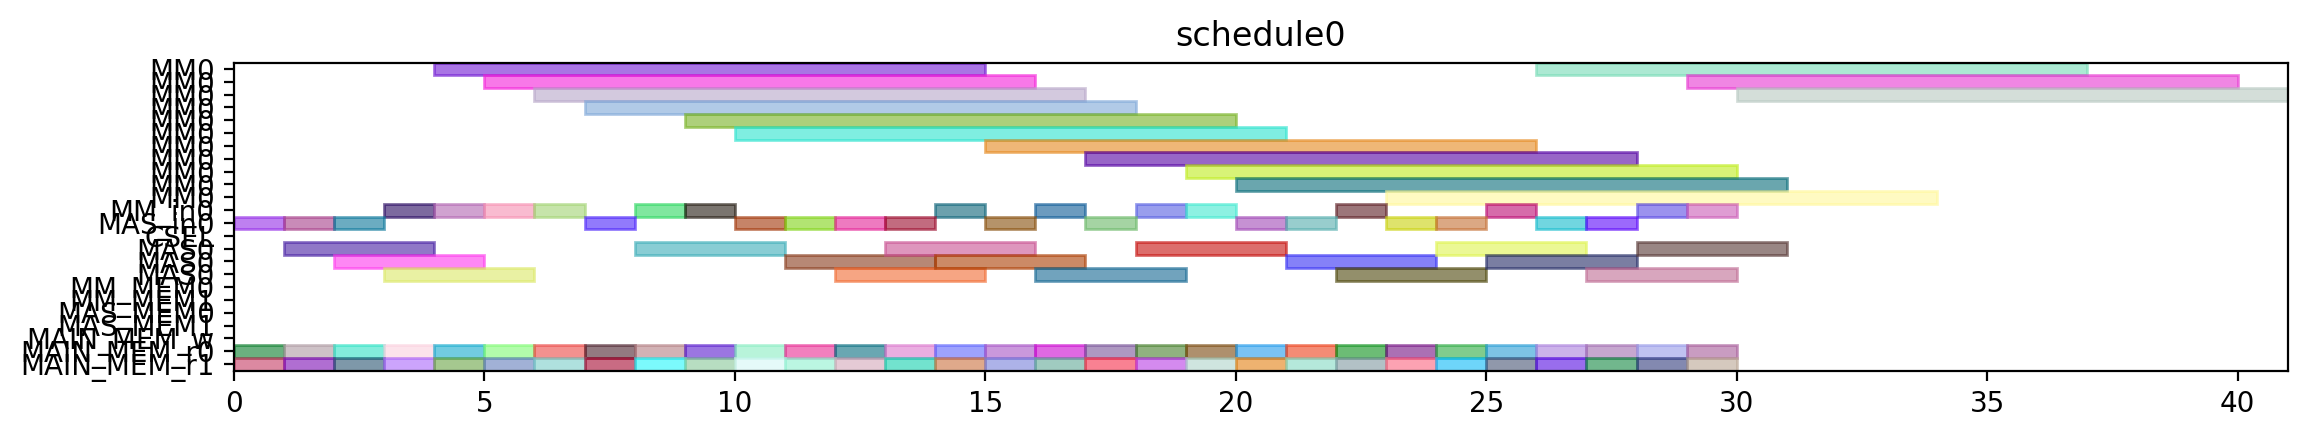

Recreate this plot in Python.
from pyschedule import Scenario, solvers, plotters, alt


def solve():
	horizon = 120
	S = Scenario("schedule0", horizon=horizon)

	# resource
	MM = S.Resources('MM', num=1, size=11)
	MM_in = S.Resources('MM_in', num=1)
	MAS_in = S.Resources('MAS_in', num=1)
	CSEL = S.Resource('CSEL')
	MAS = S.Resources('MAS', num=1, size=3, periods=range(1, horizon))
	MM_MEM = S.Resources('MM_MEM', num=2)
	MAS_MEM = S.Resources('MAS_MEM', num=2)
	MAIN_MEM_w = S.Resource('MAIN_MEM_w', size=1)
	MAIN_MEM_r = S.Resources('MAIN_MEM_r', num=2)

	# result of previous scheduling

	# new tasks
	t1_t0 = S.Task('t1_t0', length=11, delay_cost=1)
	t1_t0 += alt(MM)
	t1_t0_in = S.Task('t1_t0_in', length=1, delay_cost=1)
	t1_t0_in += alt(MM_in)
	S += t1_t0_in*MM_in[0]<=t1_t0*MM[0]
	t1_t0_mem0 = S.Task('t1_t0_mem0', length=1, delay_cost=1)
	t1_t0_mem0 += MAIN_MEM_r[0]
	S += t1_t0_mem0 <= t1_t0

	t1_t0_mem1 = S.Task('t1_t0_mem1', length=1, delay_cost=1)
	t1_t0_mem1 += MAIN_MEM_r[1]
	S += t1_t0_mem1 <= t1_t0

	t1_t1 = S.Task('t1_t1', length=11, delay_cost=1)
	t1_t1 += alt(MM)
	t1_t1_in = S.Task('t1_t1_in', length=1, delay_cost=1)
	t1_t1_in += alt(MM_in)
	S += t1_t1_in*MM_in[0]<=t1_t1*MM[0]
	t1_t1_mem0 = S.Task('t1_t1_mem0', length=1, delay_cost=1)
	t1_t1_mem0 += MAIN_MEM_r[0]
	S += t1_t1_mem0 <= t1_t1

	t1_t1_mem1 = S.Task('t1_t1_mem1', length=1, delay_cost=1)
	t1_t1_mem1 += MAIN_MEM_r[1]
	S += t1_t1_mem1 <= t1_t1

	t1_t2 = S.Task('t1_t2', length=3, delay_cost=1)
	t1_t2 += alt(MAS)
	t1_t2_in = S.Task('t1_t2_in', length=1, delay_cost=1)
	t1_t2_in += alt(MAS_in)
	S += t1_t2_in*MAS_in[0]<=t1_t2*MAS[0]

	t1_t2_mem0 = S.Task('t1_t2_mem0', length=1, delay_cost=1)
	t1_t2_mem0 += MAIN_MEM_r[0]
	S += t1_t2_mem0 <= t1_t2

	t1_t2_mem1 = S.Task('t1_t2_mem1', length=1, delay_cost=1)
	t1_t2_mem1 += MAIN_MEM_r[1]
	S += t1_t2_mem1 <= t1_t2

	t1_t3 = S.Task('t1_t3', length=3, delay_cost=1)
	t1_t3 += alt(MAS)
	t1_t3_in = S.Task('t1_t3_in', length=1, delay_cost=1)
	t1_t3_in += alt(MAS_in)
	S += t1_t3_in*MAS_in[0]<=t1_t3*MAS[0]

	t1_t3_mem0 = S.Task('t1_t3_mem0', length=1, delay_cost=1)
	t1_t3_mem0 += MAIN_MEM_r[0]
	S += t1_t3_mem0 <= t1_t3

	t1_t3_mem1 = S.Task('t1_t3_mem1', length=1, delay_cost=1)
	t1_t3_mem1 += MAIN_MEM_r[1]
	S += t1_t3_mem1 <= t1_t3

	t2_t0 = S.Task('t2_t0', length=11, delay_cost=1)
	t2_t0 += alt(MM)
	t2_t0_in = S.Task('t2_t0_in', length=1, delay_cost=1)
	t2_t0_in += alt(MM_in)
	S += t2_t0_in*MM_in[0]<=t2_t0*MM[0]
	t2_t0_mem0 = S.Task('t2_t0_mem0', length=1, delay_cost=1)
	t2_t0_mem0 += MAIN_MEM_r[0]
	S += t2_t0_mem0 <= t2_t0

	t2_t0_mem1 = S.Task('t2_t0_mem1', length=1, delay_cost=1)
	t2_t0_mem1 += MAIN_MEM_r[1]
	S += t2_t0_mem1 <= t2_t0

	t2_t1 = S.Task('t2_t1', length=11, delay_cost=1)
	t2_t1 += alt(MM)
	t2_t1_in = S.Task('t2_t1_in', length=1, delay_cost=1)
	t2_t1_in += alt(MM_in)
	S += t2_t1_in*MM_in[0]<=t2_t1*MM[0]
	t2_t1_mem0 = S.Task('t2_t1_mem0', length=1, delay_cost=1)
	t2_t1_mem0 += MAIN_MEM_r[0]
	S += t2_t1_mem0 <= t2_t1

	t2_t1_mem1 = S.Task('t2_t1_mem1', length=1, delay_cost=1)
	t2_t1_mem1 += MAIN_MEM_r[1]
	S += t2_t1_mem1 <= t2_t1

	t2_t2 = S.Task('t2_t2', length=3, delay_cost=1)
	t2_t2 += alt(MAS)
	t2_t2_in = S.Task('t2_t2_in', length=1, delay_cost=1)
	t2_t2_in += alt(MAS_in)
	S += t2_t2_in*MAS_in[0]<=t2_t2*MAS[0]

	t2_t2_mem0 = S.Task('t2_t2_mem0', length=1, delay_cost=1)
	t2_t2_mem0 += MAIN_MEM_r[0]
	S += t2_t2_mem0 <= t2_t2

	t2_t2_mem1 = S.Task('t2_t2_mem1', length=1, delay_cost=1)
	t2_t2_mem1 += MAIN_MEM_r[1]
	S += t2_t2_mem1 <= t2_t2

	t2_t3 = S.Task('t2_t3', length=3, delay_cost=1)
	t2_t3 += alt(MAS)
	t2_t3_in = S.Task('t2_t3_in', length=1, delay_cost=1)
	t2_t3_in += alt(MAS_in)
	S += t2_t3_in*MAS_in[0]<=t2_t3*MAS[0]

	t2_t3_mem0 = S.Task('t2_t3_mem0', length=1, delay_cost=1)
	t2_t3_mem0 += MAIN_MEM_r[0]
	S += t2_t3_mem0 <= t2_t3

	t2_t3_mem1 = S.Task('t2_t3_mem1', length=1, delay_cost=1)
	t2_t3_mem1 += MAIN_MEM_r[1]
	S += t2_t3_mem1 <= t2_t3

	t0_t0 = S.Task('t0_t0', length=11, delay_cost=1)
	t0_t0 += alt(MM)
	t0_t0_in = S.Task('t0_t0_in', length=1, delay_cost=1)
	t0_t0_in += alt(MM_in)
	S += t0_t0_in*MM_in[0]<=t0_t0*MM[0]
	t0_t0_mem0 = S.Task('t0_t0_mem0', length=1, delay_cost=1)
	t0_t0_mem0 += MAIN_MEM_r[0]
	S += t0_t0_mem0 <= t0_t0

	t0_t0_mem1 = S.Task('t0_t0_mem1', length=1, delay_cost=1)
	t0_t0_mem1 += MAIN_MEM_r[1]
	S += t0_t0_mem1 <= t0_t0

	t0_t1 = S.Task('t0_t1', length=11, delay_cost=1)
	t0_t1 += alt(MM)
	t0_t1_in = S.Task('t0_t1_in', length=1, delay_cost=1)
	t0_t1_in += alt(MM_in)
	S += t0_t1_in*MM_in[0]<=t0_t1*MM[0]
	t0_t1_mem0 = S.Task('t0_t1_mem0', length=1, delay_cost=1)
	t0_t1_mem0 += MAIN_MEM_r[0]
	S += t0_t1_mem0 <= t0_t1

	t0_t1_mem1 = S.Task('t0_t1_mem1', length=1, delay_cost=1)
	t0_t1_mem1 += MAIN_MEM_r[1]
	S += t0_t1_mem1 <= t0_t1

	t0_t2 = S.Task('t0_t2', length=3, delay_cost=1)
	t0_t2 += alt(MAS)
	t0_t2_in = S.Task('t0_t2_in', length=1, delay_cost=1)
	t0_t2_in += alt(MAS_in)
	S += t0_t2_in*MAS_in[0]<=t0_t2*MAS[0]

	t0_t2_mem0 = S.Task('t0_t2_mem0', length=1, delay_cost=1)
	t0_t2_mem0 += MAIN_MEM_r[0]
	S += t0_t2_mem0 <= t0_t2

	t0_t2_mem1 = S.Task('t0_t2_mem1', length=1, delay_cost=1)
	t0_t2_mem1 += MAIN_MEM_r[1]
	S += t0_t2_mem1 <= t0_t2

	t0_t3 = S.Task('t0_t3', length=3, delay_cost=1)
	t0_t3 += alt(MAS)
	t0_t3_in = S.Task('t0_t3_in', length=1, delay_cost=1)
	t0_t3_in += alt(MAS_in)
	S += t0_t3_in*MAS_in[0]<=t0_t3*MAS[0]

	t0_t3_mem0 = S.Task('t0_t3_mem0', length=1, delay_cost=1)
	t0_t3_mem0 += MAIN_MEM_r[0]
	S += t0_t3_mem0 <= t0_t3

	t0_t3_mem1 = S.Task('t0_t3_mem1', length=1, delay_cost=1)
	t0_t3_mem1 += MAIN_MEM_r[1]
	S += t0_t3_mem1 <= t0_t3

	t4_t0_t0 = S.Task('t4_t0_t0', length=11, delay_cost=1)
	t4_t0_t0 += alt(MM)
	t4_t0_t0_in = S.Task('t4_t0_t0_in', length=1, delay_cost=1)
	t4_t0_t0_in += alt(MM_in)
	S += t4_t0_t0_in*MM_in[0]<=t4_t0_t0*MM[0]
	t4_t0_t0_mem0 = S.Task('t4_t0_t0_mem0', length=1, delay_cost=1)
	t4_t0_t0_mem0 += MAIN_MEM_r[0]
	S += t4_t0_t0_mem0 <= t4_t0_t0

	t4_t0_t0_mem1 = S.Task('t4_t0_t0_mem1', length=1, delay_cost=1)
	t4_t0_t0_mem1 += MAIN_MEM_r[1]
	S += t4_t0_t0_mem1 <= t4_t0_t0

	t4_t0_t1 = S.Task('t4_t0_t1', length=11, delay_cost=1)
	t4_t0_t1 += alt(MM)
	t4_t0_t1_in = S.Task('t4_t0_t1_in', length=1, delay_cost=1)
	t4_t0_t1_in += alt(MM_in)
	S += t4_t0_t1_in*MM_in[0]<=t4_t0_t1*MM[0]
	t4_t0_t1_mem0 = S.Task('t4_t0_t1_mem0', length=1, delay_cost=1)
	t4_t0_t1_mem0 += MAIN_MEM_r[0]
	S += t4_t0_t1_mem0 <= t4_t0_t1

	t4_t0_t1_mem1 = S.Task('t4_t0_t1_mem1', length=1, delay_cost=1)
	t4_t0_t1_mem1 += MAIN_MEM_r[1]
	S += t4_t0_t1_mem1 <= t4_t0_t1

	t4_t0_t2 = S.Task('t4_t0_t2', length=3, delay_cost=1)
	t4_t0_t2 += alt(MAS)
	t4_t0_t2_in = S.Task('t4_t0_t2_in', length=1, delay_cost=1)
	t4_t0_t2_in += alt(MAS_in)
	S += t4_t0_t2_in*MAS_in[0]<=t4_t0_t2*MAS[0]

	t4_t0_t2_mem0 = S.Task('t4_t0_t2_mem0', length=1, delay_cost=1)
	t4_t0_t2_mem0 += MAIN_MEM_r[0]
	S += t4_t0_t2_mem0 <= t4_t0_t2

	t4_t0_t2_mem1 = S.Task('t4_t0_t2_mem1', length=1, delay_cost=1)
	t4_t0_t2_mem1 += MAIN_MEM_r[1]
	S += t4_t0_t2_mem1 <= t4_t0_t2

	t4_t0_t3 = S.Task('t4_t0_t3', length=3, delay_cost=1)
	t4_t0_t3 += alt(MAS)
	t4_t0_t3_in = S.Task('t4_t0_t3_in', length=1, delay_cost=1)
	t4_t0_t3_in += alt(MAS_in)
	S += t4_t0_t3_in*MAS_in[0]<=t4_t0_t3*MAS[0]

	t4_t0_t3_mem0 = S.Task('t4_t0_t3_mem0', length=1, delay_cost=1)
	t4_t0_t3_mem0 += MAIN_MEM_r[0]
	S += t4_t0_t3_mem0 <= t4_t0_t3

	t4_t0_t3_mem1 = S.Task('t4_t0_t3_mem1', length=1, delay_cost=1)
	t4_t0_t3_mem1 += MAIN_MEM_r[1]
	S += t4_t0_t3_mem1 <= t4_t0_t3

	t4_t1_t0 = S.Task('t4_t1_t0', length=11, delay_cost=1)
	t4_t1_t0 += alt(MM)
	t4_t1_t0_in = S.Task('t4_t1_t0_in', length=1, delay_cost=1)
	t4_t1_t0_in += alt(MM_in)
	S += t4_t1_t0_in*MM_in[0]<=t4_t1_t0*MM[0]
	t4_t1_t0_mem0 = S.Task('t4_t1_t0_mem0', length=1, delay_cost=1)
	t4_t1_t0_mem0 += MAIN_MEM_r[0]
	S += t4_t1_t0_mem0 <= t4_t1_t0

	t4_t1_t0_mem1 = S.Task('t4_t1_t0_mem1', length=1, delay_cost=1)
	t4_t1_t0_mem1 += MAIN_MEM_r[1]
	S += t4_t1_t0_mem1 <= t4_t1_t0

	t4_t1_t1 = S.Task('t4_t1_t1', length=11, delay_cost=1)
	t4_t1_t1 += alt(MM)
	t4_t1_t1_in = S.Task('t4_t1_t1_in', length=1, delay_cost=1)
	t4_t1_t1_in += alt(MM_in)
	S += t4_t1_t1_in*MM_in[0]<=t4_t1_t1*MM[0]
	t4_t1_t1_mem0 = S.Task('t4_t1_t1_mem0', length=1, delay_cost=1)
	t4_t1_t1_mem0 += MAIN_MEM_r[0]
	S += t4_t1_t1_mem0 <= t4_t1_t1

	t4_t1_t1_mem1 = S.Task('t4_t1_t1_mem1', length=1, delay_cost=1)
	t4_t1_t1_mem1 += MAIN_MEM_r[1]
	S += t4_t1_t1_mem1 <= t4_t1_t1

	t4_t1_t2 = S.Task('t4_t1_t2', length=3, delay_cost=1)
	t4_t1_t2 += alt(MAS)
	t4_t1_t2_in = S.Task('t4_t1_t2_in', length=1, delay_cost=1)
	t4_t1_t2_in += alt(MAS_in)
	S += t4_t1_t2_in*MAS_in[0]<=t4_t1_t2*MAS[0]

	t4_t1_t2_mem0 = S.Task('t4_t1_t2_mem0', length=1, delay_cost=1)
	t4_t1_t2_mem0 += MAIN_MEM_r[0]
	S += t4_t1_t2_mem0 <= t4_t1_t2

	t4_t1_t2_mem1 = S.Task('t4_t1_t2_mem1', length=1, delay_cost=1)
	t4_t1_t2_mem1 += MAIN_MEM_r[1]
	S += t4_t1_t2_mem1 <= t4_t1_t2

	t4_t1_t3 = S.Task('t4_t1_t3', length=3, delay_cost=1)
	t4_t1_t3 += alt(MAS)
	t4_t1_t3_in = S.Task('t4_t1_t3_in', length=1, delay_cost=1)
	t4_t1_t3_in += alt(MAS_in)
	S += t4_t1_t3_in*MAS_in[0]<=t4_t1_t3*MAS[0]

	t4_t1_t3_mem0 = S.Task('t4_t1_t3_mem0', length=1, delay_cost=1)
	t4_t1_t3_mem0 += MAIN_MEM_r[0]
	S += t4_t1_t3_mem0 <= t4_t1_t3

	t4_t1_t3_mem1 = S.Task('t4_t1_t3_mem1', length=1, delay_cost=1)
	t4_t1_t3_mem1 += MAIN_MEM_r[1]
	S += t4_t1_t3_mem1 <= t4_t1_t3

	t4_t2_t0 = S.Task('t4_t2_t0', length=11, delay_cost=1)
	t4_t2_t0 += alt(MM)
	t4_t2_t0_in = S.Task('t4_t2_t0_in', length=1, delay_cost=1)
	t4_t2_t0_in += alt(MM_in)
	S += t4_t2_t0_in*MM_in[0]<=t4_t2_t0*MM[0]
	t4_t2_t0_mem0 = S.Task('t4_t2_t0_mem0', length=1, delay_cost=1)
	t4_t2_t0_mem0 += MAIN_MEM_r[0]
	S += t4_t2_t0_mem0 <= t4_t2_t0

	t4_t2_t0_mem1 = S.Task('t4_t2_t0_mem1', length=1, delay_cost=1)
	t4_t2_t0_mem1 += MAIN_MEM_r[1]
	S += t4_t2_t0_mem1 <= t4_t2_t0

	t4_t2_t1 = S.Task('t4_t2_t1', length=11, delay_cost=1)
	t4_t2_t1 += alt(MM)
	t4_t2_t1_in = S.Task('t4_t2_t1_in', length=1, delay_cost=1)
	t4_t2_t1_in += alt(MM_in)
	S += t4_t2_t1_in*MM_in[0]<=t4_t2_t1*MM[0]
	t4_t2_t1_mem0 = S.Task('t4_t2_t1_mem0', length=1, delay_cost=1)
	t4_t2_t1_mem0 += MAIN_MEM_r[0]
	S += t4_t2_t1_mem0 <= t4_t2_t1

	t4_t2_t1_mem1 = S.Task('t4_t2_t1_mem1', length=1, delay_cost=1)
	t4_t2_t1_mem1 += MAIN_MEM_r[1]
	S += t4_t2_t1_mem1 <= t4_t2_t1

	t4_t2_t2 = S.Task('t4_t2_t2', length=3, delay_cost=1)
	t4_t2_t2 += alt(MAS)
	t4_t2_t2_in = S.Task('t4_t2_t2_in', length=1, delay_cost=1)
	t4_t2_t2_in += alt(MAS_in)
	S += t4_t2_t2_in*MAS_in[0]<=t4_t2_t2*MAS[0]

	t4_t2_t2_mem0 = S.Task('t4_t2_t2_mem0', length=1, delay_cost=1)
	t4_t2_t2_mem0 += MAIN_MEM_r[0]
	S += t4_t2_t2_mem0 <= t4_t2_t2

	t4_t2_t2_mem1 = S.Task('t4_t2_t2_mem1', length=1, delay_cost=1)
	t4_t2_t2_mem1 += MAIN_MEM_r[1]
	S += t4_t2_t2_mem1 <= t4_t2_t2

	t4_t2_t3 = S.Task('t4_t2_t3', length=3, delay_cost=1)
	t4_t2_t3 += alt(MAS)
	t4_t2_t3_in = S.Task('t4_t2_t3_in', length=1, delay_cost=1)
	t4_t2_t3_in += alt(MAS_in)
	S += t4_t2_t3_in*MAS_in[0]<=t4_t2_t3*MAS[0]

	t4_t2_t3_mem0 = S.Task('t4_t2_t3_mem0', length=1, delay_cost=1)
	t4_t2_t3_mem0 += MAIN_MEM_r[0]
	S += t4_t2_t3_mem0 <= t4_t2_t3

	t4_t2_t3_mem1 = S.Task('t4_t2_t3_mem1', length=1, delay_cost=1)
	t4_t2_t3_mem1 += MAIN_MEM_r[1]
	S += t4_t2_t3_mem1 <= t4_t2_t3

	t4_t40 = S.Task('t4_t40', length=3, delay_cost=1)
	t4_t40 += alt(MAS)
	t4_t40_in = S.Task('t4_t40_in', length=1, delay_cost=1)
	t4_t40_in += alt(MAS_in)
	S += t4_t40_in*MAS_in[0]<=t4_t40*MAS[0]

	t4_t40_mem0 = S.Task('t4_t40_mem0', length=1, delay_cost=1)
	t4_t40_mem0 += MAIN_MEM_r[0]
	S += t4_t40_mem0 <= t4_t40

	t4_t40_mem1 = S.Task('t4_t40_mem1', length=1, delay_cost=1)
	t4_t40_mem1 += MAIN_MEM_r[1]
	S += t4_t40_mem1 <= t4_t40

	t4_t41 = S.Task('t4_t41', length=3, delay_cost=1)
	t4_t41 += alt(MAS)
	t4_t41_in = S.Task('t4_t41_in', length=1, delay_cost=1)
	t4_t41_in += alt(MAS_in)
	S += t4_t41_in*MAS_in[0]<=t4_t41*MAS[0]

	t4_t41_mem0 = S.Task('t4_t41_mem0', length=1, delay_cost=1)
	t4_t41_mem0 += MAIN_MEM_r[0]
	S += t4_t41_mem0 <= t4_t41

	t4_t41_mem1 = S.Task('t4_t41_mem1', length=1, delay_cost=1)
	t4_t41_mem1 += MAIN_MEM_r[1]
	S += t4_t41_mem1 <= t4_t41

	t4_t50 = S.Task('t4_t50', length=3, delay_cost=1)
	t4_t50 += alt(MAS)
	t4_t50_in = S.Task('t4_t50_in', length=1, delay_cost=1)
	t4_t50_in += alt(MAS_in)
	S += t4_t50_in*MAS_in[0]<=t4_t50*MAS[0]

	t4_t50_mem0 = S.Task('t4_t50_mem0', length=1, delay_cost=1)
	t4_t50_mem0 += MAIN_MEM_r[0]
	S += t4_t50_mem0 <= t4_t50

	t4_t50_mem1 = S.Task('t4_t50_mem1', length=1, delay_cost=1)
	t4_t50_mem1 += MAIN_MEM_r[1]
	S += t4_t50_mem1 <= t4_t50

	t4_t51 = S.Task('t4_t51', length=3, delay_cost=1)
	t4_t51 += alt(MAS)
	t4_t51_in = S.Task('t4_t51_in', length=1, delay_cost=1)
	t4_t51_in += alt(MAS_in)
	S += t4_t51_in*MAS_in[0]<=t4_t51*MAS[0]

	t4_t51_mem0 = S.Task('t4_t51_mem0', length=1, delay_cost=1)
	t4_t51_mem0 += MAIN_MEM_r[0]
	S += t4_t51_mem0 <= t4_t51

	t4_t51_mem1 = S.Task('t4_t51_mem1', length=1, delay_cost=1)
	t4_t51_mem1 += MAIN_MEM_r[1]
	S += t4_t51_mem1 <= t4_t51

	t4_t8_t0 = S.Task('t4_t8_t0', length=11, delay_cost=1)
	t4_t8_t0 += alt(MM)
	t4_t8_t0_in = S.Task('t4_t8_t0_in', length=1, delay_cost=1)
	t4_t8_t0_in += alt(MM_in)
	S += t4_t8_t0_in*MM_in[0]<=t4_t8_t0*MM[0]
	t4_t8_t0_mem0 = S.Task('t4_t8_t0_mem0', length=1, delay_cost=1)
	t4_t8_t0_mem0 += MAIN_MEM_r[0]
	S += t4_t8_t0_mem0 <= t4_t8_t0

	t4_t8_t0_mem1 = S.Task('t4_t8_t0_mem1', length=1, delay_cost=1)
	t4_t8_t0_mem1 += MAIN_MEM_r[1]
	S += t4_t8_t0_mem1 <= t4_t8_t0

	t4_t8_t1 = S.Task('t4_t8_t1', length=11, delay_cost=1)
	t4_t8_t1 += alt(MM)
	t4_t8_t1_in = S.Task('t4_t8_t1_in', length=1, delay_cost=1)
	t4_t8_t1_in += alt(MM_in)
	S += t4_t8_t1_in*MM_in[0]<=t4_t8_t1*MM[0]
	t4_t8_t1_mem0 = S.Task('t4_t8_t1_mem0', length=1, delay_cost=1)
	t4_t8_t1_mem0 += MAIN_MEM_r[0]
	S += t4_t8_t1_mem0 <= t4_t8_t1

	t4_t8_t1_mem1 = S.Task('t4_t8_t1_mem1', length=1, delay_cost=1)
	t4_t8_t1_mem1 += MAIN_MEM_r[1]
	S += t4_t8_t1_mem1 <= t4_t8_t1

	solvers.mip.solve(S,msg=1,kind='CPLEX',ratio_gap=1.01)

	solution = [['hoge']*len(S.solution()[1]) for i in range(len(S.solution()))]
	for i in range(len(S.solution())):
		for j in range(len(S.solution()[i])):
			solution[i][j]=str(S.solution()[i][j])
	print(solution)

	cycles = int(solution[-1][3])

	pic_file_name = "/mnt/rose/usr1/fukuda/ABE/multiRAM_multiMAS_16mux/scheduling_result/stage11MM1_stage3MAS1/SPARSE/schedule0.png"
	if(S.solution() != []):
		plotters.matplotlib.plot(S,img_filename=pic_file_name, show_task_labels=False, fig_size=(cycles*0.25+3, 2))

	return solution
